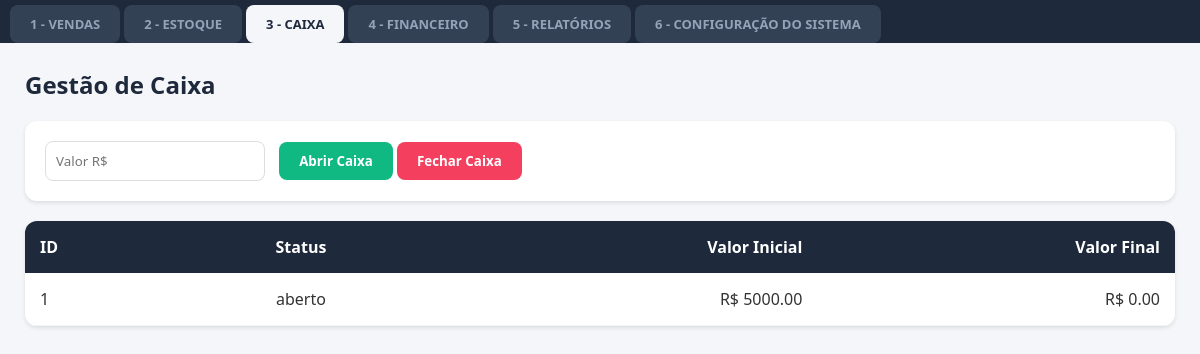
Page /caixa on the earlier database version.
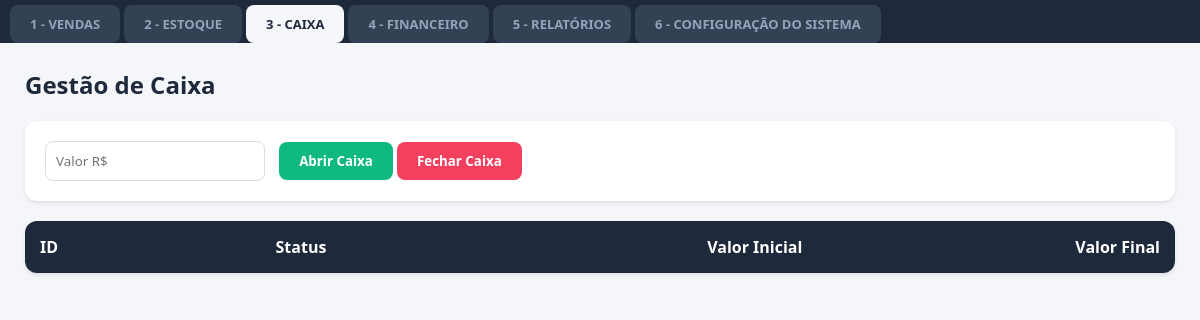
Same page on the later database version.
### tables this page shows
CREATE TABLE caixa (id INTEGER PRIMARY KEY, status TEXT, valor_inicial REAL, valor_final REAL, data TIMESTAMP DEFAULT CURRENT_TIMESTAMP);

### app.py (the view, shortened to what this page needs)
@app.route("/caixa", methods=["GET", "POST"])
def gerenciar_caixa():
  conexao = sqlite3.connect("restaurante.db")
  cursor = conexao.cursor()
  cursor.execute("""CREATE TABLE IF NOT EXISTS caixa
                    (id INTEGER PRIMARY KEY, status TEXT, valor_inicial REAL, valor_final REAL, data TIMESTAMP DEFAULT CURRENT_TIMESTAMP)""")
  cursor.execute("SELECT * FROM caixa ORDER BY id DESC")
  registros = cursor.fetchall()
  conexao.close()
  return render_template("caixa.html", registros=registros)

### templates/caixa.html (shortened to what this page needs)
<!DOCTYPE html>
<html lang="pt-BR">
<head>
</head>
<body>
<div class="abas-container">
    <a href="/" style="text-decoration: none;"><button class="aba">1 - VENDAS</button></a>
    <a href="/estoque" style="text-decoration: none;"><button class="aba">2 - ESTOQUE</button></a>
    <a href="/caixa" style="text-decoration: none;"><button class="aba ativa">3 - CAIXA</button></a>
    <a href="/financeiro" style="text-decoration: none;"><button class="aba">4 - FINANCEIRO</button></a>
    <a href="/relatorios" style="text-decoration: none;"><button class="aba">5 - RELATÓRIOS</button></a>
    <a href="/configuracao" style="text-decoration: none;"><button class="aba">6 - CONFIGURAÇÃO DO SISTEMA</button></a>
</div>
    <div class="container-principal">
        <h2 style="margin-bottom: 20px; color: #1e293b;">Gestão de Caixa</h2>
        <div class="card-form">
            <form method="POST">
                <input type="text" name="valor" placeholder="Valor R$" required>
                <button type="submit" name="acao" value="abrir" style="background: #10b981;">Abrir Caixa</button>
                <button type="submit" name="acao" value="fechar" style="background: #f43f5e;">Fechar Caixa</button>
            </form>
        </div>
        <table style="width: 100%; border-collapse: collapse; background: white; border-radius: 12px; overflow: hidden; box-shadow: 0 2px 4px rgba(0,0,0,0.1);">
            <thead style="background: #1e293b; color: white;">
                <tr>
                    <th style="padding: 15px; text-align: left;">ID</th>
                    <th style="padding: 15px; text-align: center;">Status</th>
                    <th style="padding: 15px; text-align: right;">Valor Inicial</th>
                    <th style="padding: 15px; text-align: right;">Valor Final</th>
                </tr>
            </thead>
            <tbody>
                {% for r in registros %}
                <tr style="border-bottom: 1px solid #f1f5f9;">
                    <td style="padding: 15px;">{{ r[0] }}</td>
                    <td style="padding: 15px; text-align: center;">{{ r[1] }}</td>
                    <td style="padding: 15px; text-align: right;">R$ {{ "%.2f"|format(r[2] or 0) }}</td>
                    <td style="padding: 15px; text-align: right;">R$ {{ "%.2f"|format(r[3] or 0) }}</td>
                </tr>
                {% endfor %}
            </tbody>
        </table>
    </div>
</body>
</html>

Differences in the rows shown:
removed caixa: id "1", status "aberto", valor_inicial "5000.00", r "0.00"
